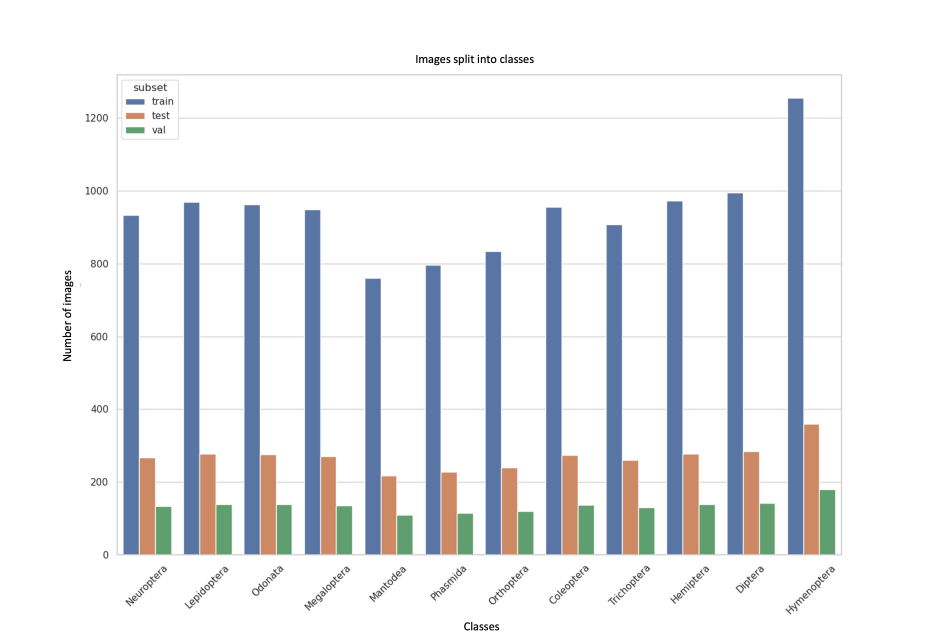
#> input picture create_model_tipu12/create_dataset/split_train_test_val.jpg, 2809 x 1925 px (shown at 1/3 size)
$ python -i preprocess.py   (imports and definitions only)
#> lines starting #> are read from the running program, lines starting #| are printed output that depends on the picture
import cv2

_R_MEAN = 123.68
_G_MEAN = 116.78
_B_MEAN = 103.94

MEANS = [_B_MEAN,_G_MEAN,_R_MEAN]

def resize_shortest_edge(image, size):
    H, W = image.shape[:2]
    if H >= W:
        nW = size
        nH = int(float(H)/W * size)
    else:
        nH = size
        nW = int(float(W)/H * size)
    return cv2.resize(image,(nW,nH))

def mean_image_subtraction(image, means):
    B, G, R = cv2.split(image)
    B = B - means[0]
    G = G - means[1]
    R = R - means[2]
    image = cv2.merge([R, G, B])
    return image

def BGR2RGB(image):
    B, G, R = cv2.split(image)
    image = cv2.merge([R, G, B])
    return image

def central_crop(image, crop_height, crop_width):
    image_height = image.shape[0]
    image_width = image.shape[1]
    offset_height = (image_height - crop_height) // 2
    offset_width = (image_width - crop_width) // 2
    return image[offset_height:offset_height + crop_height, offset_width:
                 offset_width + crop_width, :]

def normalize(image):
    image=image/256.0
    image=image-0.5
    image=image*2
    return image

def preprocess_fn(image, crop_height = 224, crop_width = 224):
    image = resize_shortest_edge(image, 256)
    image = central_crop(image, crop_height, crop_width)
    image = BGR2RGB(image)
    image = normalize(image)
    return image

>>> import cv2
>>> picture = cv2.imread('../../../create_model_tipu12/create_dataset/split_train_test_val.jpg')
#> picture is the input picture: shape (1925, 2809, 3); mean B, G, R 237.3, 234.2, 232.3
>>> result = preprocess_fn(picture)
#> in resize_shortest_edge, `return cv2.resize(image,(nW,nH))`:
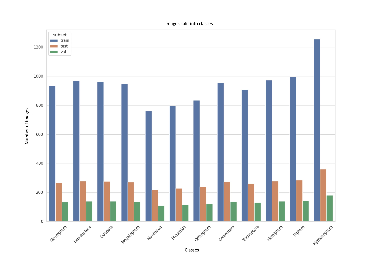
#> returned value: shape (256, 373, 3); mean of channels 0, 1, 2 237.3, 234.2, 232.4; drawn as B, G, R
#> in central_crop, `return image[offset_height:offset_height + crop_height, offset_width: ..`:
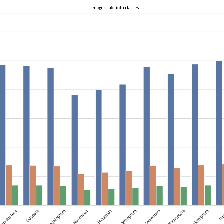
#> returned value: shape (224, 224, 3); mean of channels 0, 1, 2 229.8, 224.8, 222; drawn as B, G, R
#> in BGR2RGB, `B, G, R = cv2.split(image)`:
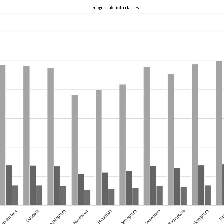
#> B: shape (224, 224); min 0, max 255, mean 229.8
#> in BGR2RGB, `B, G, R = cv2.split(image)`:
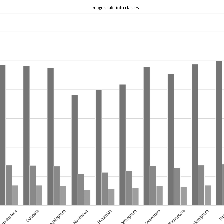
#> G: shape (224, 224); min 0, max 255, mean 224.8
#> in BGR2RGB, `B, G, R = cv2.split(image)`:
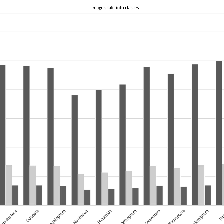
#> R: shape (224, 224); min 0, max 255, mean 222
#> in normalize, `image=image/256.0`:
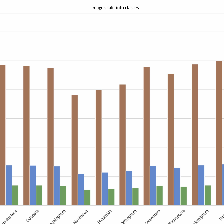
#> image: shape (224, 224, 3) float64; mean of channels 0, 1, 2 0.867, 0.878, 0.898; drawn as B, G, R

$ run again, on create_model_tipu12/create_dataset/splitting_images_of_classes.jpg
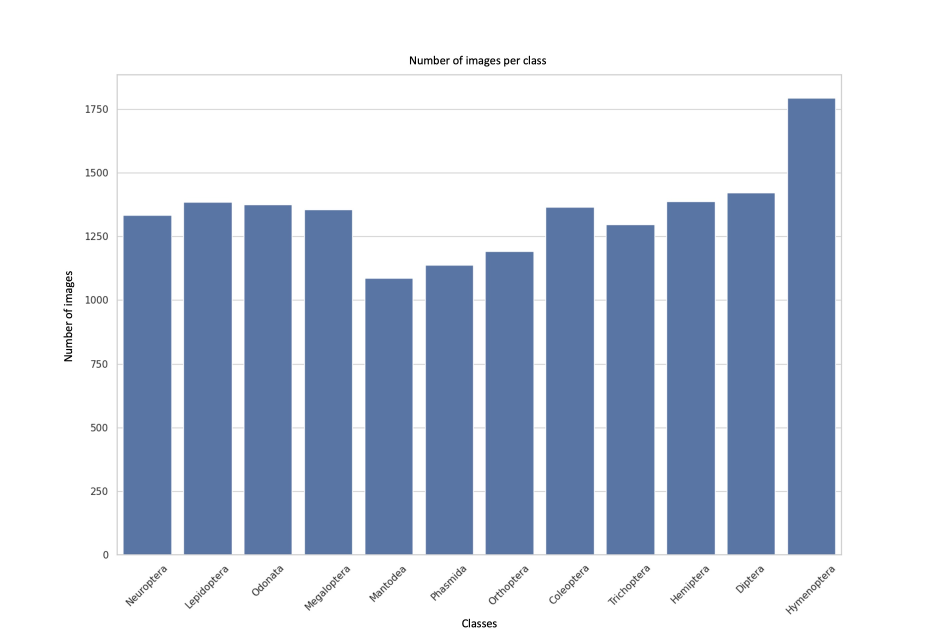
#> input picture create_model_tipu12/create_dataset/splitting_images_of_classes.jpg, 2809 x 1915 px (shown at 1/3 size)
#> picture is the input picture: shape (1915, 2809, 3); mean B, G, R 224, 208.8, 199.7
#> in BGR2RGB, `B, G, R = cv2.split(image)`:
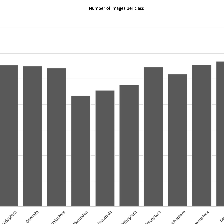
#> R: shape (224, 224); min 0, max 255, mean 176.2
#> in normalize, `image=image/256.0`:
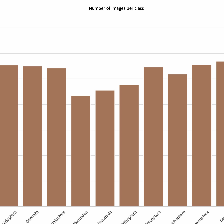
#> image: shape (224, 224, 3) float64; mean of channels 0, 1, 2 0.688, 0.739, 0.825; drawn as B, G, R
